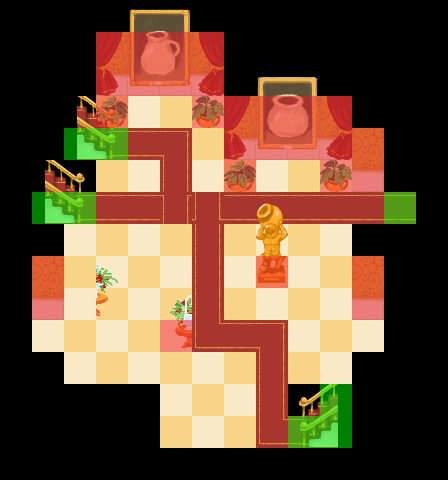

Below is a game level as drawn by its tile map, then a one-line description and the .tmx that defines it (tile-layer data replaced by summaries):
An orthogonal 14x15 tile map with 32x32 px tiles, 8 tile layers (backgroundLayer, blockedLayer, detailLayer1, detailLayer2, ...) and 17 objects.

<map version="1.0" orientation="orthogonal" renderorder="right-down" width="14" height="15" tilewidth="32" tileheight="32" nextobjectid="196">
 <tileset firstgid="1" name="tiles-lvl3-1-32x32" tilewidth="32" tileheight="32">
  <image source="../img/tiles-lvl3-1-32x32.png" width="256" height="256" />
 </tileset>
 <layer name="backgroundLayer" width="14" height="15">
  <data>[210 cells, 106 non-empty, 11 distinct tile ids]</data>
 </layer>
 <layer name="blockedLayer" width="14" height="15">
  <data>[210 cells, 104 non-empty, 1 distinct tile ids]</data>
 </layer>
 <layer name="detailLayer1" width="14" height="15">
  <data>[210 cells, 42 non-empty, 36 distinct tile ids]</data>
 </layer>
 <layer name="detailLayer2" width="14" height="15">
  <data>[210 cells, 5 non-empty, 5 distinct tile ids]</data>
 </layer>
 <layer name="transBlockedLayer" width="14" height="15">
  <data>[210 cells, 28 non-empty, 1 distinct tile ids]</data>
 </layer>
 <objectgroup name="objectsLayer">
  <object id="178" gid="63" x="256" y="448" width="32" height="32">
   <properties>
    <property name="type" value="playerStart" />
   </properties>
  </object>
  <object id="179" gid="37" x="32" y="352" width="32" height="32">
   <properties>
    <property name="type" value="pot3" />
   </properties>
  </object>
  <object id="180" gid="37" x="64" y="384" width="32" height="32">
   <properties>
    <property name="type" value="pot3" />
   </properties>
  </object>
  <object id="181" gid="37" x="96" y="384" width="32" height="32">
   <properties>
    <property name="type" value="pot3" />
   </properties>
  </object>
  <object id="182" gid="37" x="128" y="384" width="32" height="32">
   <properties>
    <property name="type" value="pot3" />
   </properties>
  </object>
  <object id="183" gid="37" x="160" y="448" width="32" height="32">
   <properties>
    <property name="type" value="pot3" />
   </properties>
  </object>
  <object id="184" gid="37" x="192" y="448" width="32" height="32">
   <properties>
    <property name="type" value="pot3" />
   </properties>
  </object>
  <object id="185" gid="37" x="160" y="416" width="32" height="32">
   <properties>
    <property name="type" value="pot3" />
   </properties>
  </object>
  <object id="186" gid="37" x="352" y="352" width="32" height="32">
   <properties>
    <property name="type" value="pot3" />
   </properties>
  </object>
  <object id="187" gid="37" x="224" y="288" width="32" height="32">
   <properties>
    <property name="type" value="pot3" />
   </properties>
  </object>
  <object id="188" gid="37" x="96" y="192" width="32" height="32">
   <properties>
    <property name="type" value="pot3" />
   </properties>
  </object>
  <object id="189" gid="37" x="128" y="192" width="32" height="32">
   <properties>
    <property name="type" value="pot3" />
   </properties>
  </object>
  <object id="190" gid="37" x="64" y="320" width="32" height="32">
   <properties>
    <property name="type" value="pot3" />
   </properties>
  </object>
  <object id="191" gid="37" x="128" y="128" width="32" height="32">
   <properties>
    <property name="type" value="pot3" />
   </properties>
  </object>
  <object id="192" gid="37" x="160" y="128" width="32" height="32">
   <properties>
    <property name="type" value="pot3" />
   </properties>
  </object>
  <object id="193" gid="37" x="256" y="192" width="32" height="32">
   <properties>
    <property name="type" value="pot3" />
   </properties>
  </object>
  <object id="194" gid="37" x="288" y="192" width="32" height="32">
   <properties>
    <property name="type" value="pot3" />
   </properties>
  </object>
 </objectgroup>
 <layer name="detailLayer3_overChar" width="14" height="15">
  <data>[210 cells, 3 non-empty, 3 distinct tile ids]</data>
 </layer>
 <layer name="triggerLayer" width="14" height="15">
  <data>[210 cells, 0 non-empty, 0 distinct tile ids]</data>
 </layer>
 <layer name="levelExitLayer" width="14" height="15">
  <data>[210 cells, 8 non-empty, 1 distinct tile ids]</data>
 </layer>
</map>